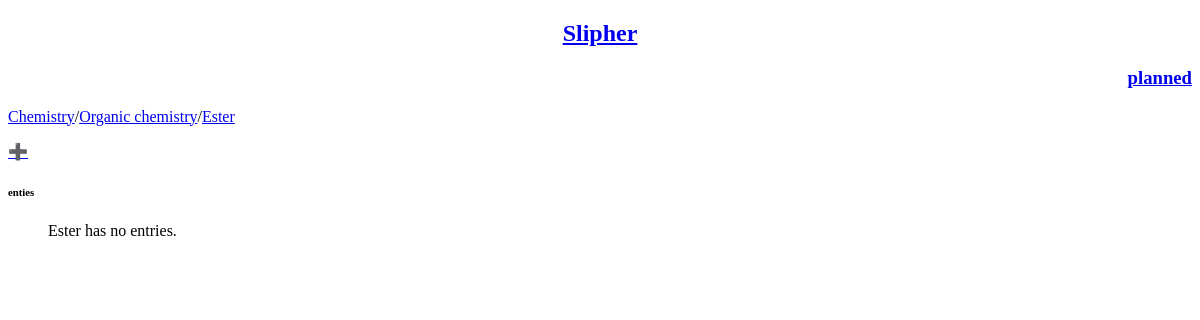
/subject/3/topic/8/subtopic/5/subtopic_entry, run on an earlier commit of the app's database.
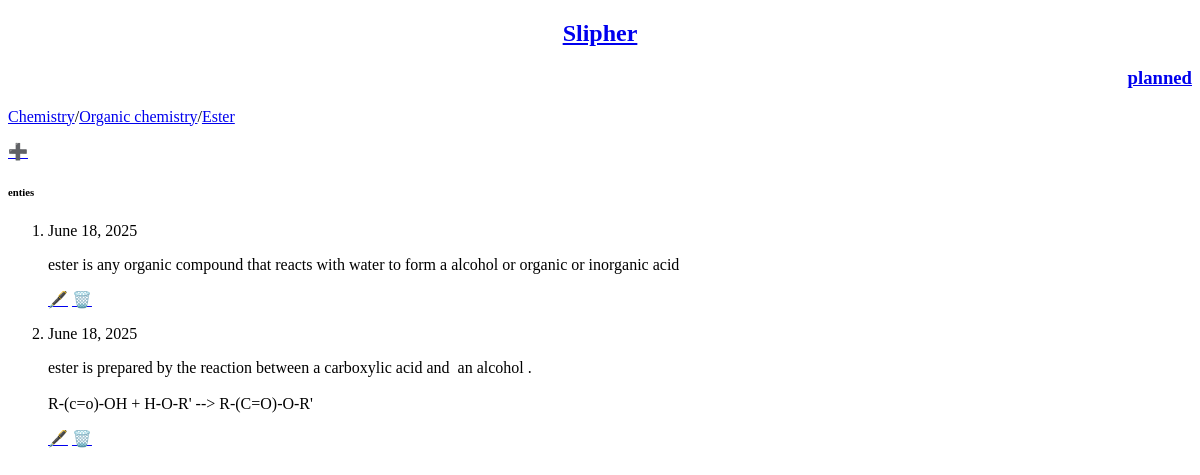
And on a later commit of the database.
### Subjects/models.py (models this page shows, shortened)
class Subjects(models.Model):
    subject_name = models.CharField(max_length=500)
    rating = models.FloatField(validators=[MinValueValidator(0.0), MaxValueValidator(5.0)])
    def __str__(self):
        return self.subject_name

class Topics(models.Model):
    subject = models.ForeignKey(Subjects,on_delete=models.CASCADE,related_name="topic")
    topic_name = models.CharField(max_length=500)
    rating = models.FloatField(validators=[MinValueValidator(0.0), MaxValueValidator(5.0)])
    class Meta:
        unique_together = ("topic_name","subject")
    def __str__(self):
        return self.topic_name

class Subtopics(models.Model):
    topic = models.ForeignKey(Topics,on_delete=models.CASCADE,related_name="subtopic")
    subtopic_name = models.CharField(max_length=500)
    rating = models.FloatField(validators=[MinValueValidator(0.0), MaxValueValidator(5.0)])
    last_seen = models.DateTimeField(default=timezone.now)
    review = models.BooleanField(default=True)
    class Meta:
        unique_together = ("subtopic_name","topic")
    def __str__(self):
        return self.subtopic_name

class SubtopicEntry(models.Model):
    subtopic = models.ForeignKey(Subtopics,on_delete=models.CASCADE,related_name="subtopicentry")
    text = models.TextField()
    date_added = models.DateField(default=timezone.now)

### Subjects/views0/entry.py (the view)
# urls.py: path("subject/<int:subject_id>/topic/<int:topic_id>/subtopic/<int:subtopic_id>/subtopic_entry",views0.SubtopicEntryListView.as_view(),name="subtopic_entry"),
class SubtopicEntryListView(ListView):
    model = models.SubtopicEntry
    template_name = 'Subjects/subtopic/entry/show_entry.html'
    context_object_name = 'entries'
    def get_context_data(self, **kwargs):
        context = super().get_context_data(**kwargs)
        subject = get_object_or_404(models.Subjects,id=self.kwargs["subject_id"])
        topic  = get_object_or_404(models.Topics,id=self.kwargs["topic_id"])
        subtopic = get_object_or_404(models.Subtopics,id=self.kwargs["subtopic_id"])
        entries = subtopic.subtopicentry.filter(subtopic=subtopic)
        context['entries'] = entries
        context['subject'] = subject
        context['topic'] = topic
        context['subtopic'] = subtopic
        return context

### Subjects/templates/Subjects/subtopic/entry/show_entry.html
{% extends "Subjects/base.html" %}
{% block content %}
<p><a href="{% url 'Subjects:subject' %}"> {{ subject }}</a>/<a href="{% url 'Subjects:topic' subject_id=subject.id %}">{{ topic }}</a>/<a href="{% url 'Subjects:subtopic' subject_id=subject.id topic_id=topic.id %}">{{ subtopic }} </a> </p>
<a href="{% url 'Subjects:new_entry' subject_id=subject.id topic_id=topic.id subtopic_id=subtopic.id %}">➕</a>
<h6>enties</h6>
<ol>
	{% for entry in entries %}
	<li>
		<p>{{ entry.date_added }}</p>
		<div style="white-space: pre-wrap">{{ entry.text}}</div>  <p><a href="{% url 'Subjects:edit_entry' subject_id=subject.id topic_id=topic.id subtopic_id=subtopic.id entry_id=entry.id %}">🖋️</a>  <a href="{% url 'Subjects:delete_entry' subject_id=subject.id topic_id=topic.id subtopic_id=subtopic.id entry_id=entry.id %}">🗑️</a></p>
	</li>
	{% empty %}
	<p>{{ subtopic }} has no entries.</p>
	{% endfor %}
</ol>
{% endblock content %}

### Subjects/templates/Subjects/base.html (shortened to what this page needs)
{% load static %}
<!DOCTYPE html>
<html lang="en">
<head>
    <link rel="stylesheet" href="{% static 'Subjects/popup.css' %}">
</head>
<body>
	<h2 align='center'><a href="{% url 'Subjects:slipher' %}" >Slipher</a></h2>
	<h3 align='right'><a href="{% url 'Subjects:planned_subject' %}">planned</a></h3>
    {% block content %}{% endblock content %}
</body>
</html>

What changed in the data, as far as the page shows it:
shown differently, row unchanged: Subtopics "Ester": subtopic_name "Ester" → (not shown)
added SubtopicEntry: date_added "June 18, 2025", text "ester is any organic compound that reacts with water to form a alcohol or organic or inorganic acid"
added SubtopicEntry: date_added "June 18, 2025", text "ester is prepared by the reaction between a carboxylic acid and an alcohol . R-(c=o)-OH + H-O-R' --> R-(C=O)-O-R'"
Also different on the page:
text no longer shown: "has no entries."
